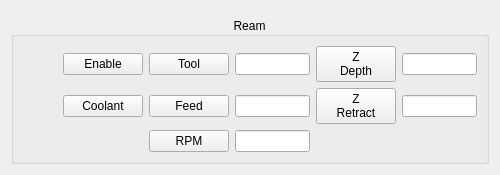
                <widget class="QWidget" name="page_6">
                 <layout class="QGridLayout" name="gridLayout_22">
                  <item row="0" column="0">
                   <widget class="QWidget" name="widget_5" native="true"/>
                  </item>
                  <item row="1" column="0">
                   <widget class="QGroupBox" name="gridGroupBox_3">
                    <property name="title">
                     <string>Ream</string>
                    </property>
                    <property name="alignment">
                     <set>Qt::AlignCenter</set>
                    </property>
                    <layout class="QGridLayout" name="gridLayout_23">
                     <item row="0" column="1">
                      <widget class="QPushButton" name="reamEnableBtn">
                       <property name="text">
                        <string>Enable</string>
                       </property>
                       <property name="checkable">
                        <bool>true</bool>
                       </property>
                      </widget>
                     </item>
                     <item row="0" column="2">
                      <widget class="QPushButton" name="reamlToolBtn">
                       <property name="text">
                        <string>Tool</string>
                       </property>
                       <property name="checkable">
                        <bool>true</bool>
                       </property>
                       <property name="labelName" stdset="0">
                        <string>reamToolLbl</string>
                       </property>
                       <attribute name="buttonGroup">
                        <string notr="true">holeOpBtnGrp</string>
                       </attribute>
                      </widget>
                     </item>
                     <item row="0" column="3">
                      <widget class="QLineEdit" name="reamToolLbl">
                       <property name="minimumSize">
                        <size>
                         <width>0</width>
                         <height>0</height>
                        </size>
                       </property>
                       <property name="maximumSize">
                        <size>
                         <width>75</width>
                         <height>16777215</height>
                        </size>
                       </property>
                       <property name="readOnly">
                        <bool>true</bool>
                       </property>
                      </widget>
                     </item>
                     <item row="0" column="4">
                      <widget class="QPushButton" name="pushButton_19">
                       <property name="text">
                        <string>Z
Depth</string>
                       </property>
                       <property name="checkable">
                        <bool>true</bool>
                       </property>
                       <property name="labelName" stdset="0">
                        <string>reamZdepthLbl</string>
                       </property>
                       <attribute name="buttonGroup">
                        <string notr="true">holeOpBtnGrp</string>
                       </attribute>
                      </widget>
                     </item>
                     <item row="0" column="5">
                      <widget class="QLineEdit" name="reamZdepthLbl">
                       <property name="minimumSize">
                        <size>
                         <width>0</width>
                         <height>0</height>
                        </size>
                       </property>
                       <property name="maximumSize">
                        <size>
                         <width>75</width>
                         <height>16777215</height>
                        </size>
                       </property>
                       <property name="readOnly">
                        <bool>true</bool>
                       </property>
                      </widget>
                     </item>
                     <item row="1" column="0">
                      <spacer name="horizontalSpacer_2">
                       <property name="orientation">
                        <enum>Qt::Horizontal</enum>
                       </property>
                       <property name="sizeHint" stdset="0">
                        <size>
                         <width>40</width>
                         <height>20</height>
                        </size>
                       </property>
                      </spacer>
                     </item>
                     <item row="1" column="1">
                      <widget class="QPushButton" name="reamCoolantBtn">
                       <property name="text">
                        <string>Coolant</string>
                       </property>
                       <property name="checkable">
                        <bool>true</bool>
                       </property>
                      </widget>
                     </item>
                     <item row="1" column="2">
                      <widget class="QPushButton" name="pushButton_17">
                       <property name="text">
                        <string>Feed</string>
                       </property>
                       <property name="checkable">
                        <bool>true</bool>
                       </property>
                       <property name="labelName" stdset="0">
                        <string>reamFeedLbl</string>
                       </property>
                       <attribute name="buttonGroup">
                        <string notr="true">holeOpBtnGrp</string>
                       </attribute>
                      </widget>
                     </item>
                     <item row="1" column="3">
                      <widget class="QLineEdit" name="reamFeedLbl">
                       <property name="minimumSize">
                        <size>
                         <width>0</width>
                         <height>0</height>
                        </size>
                       </property>
                       <property name="maximumSize">
                        <size>
                         <width>75</width>
                         <height>16777215</height>
                        </size>
                       </property>
                       <property name="readOnly">
                        <bool>true</bool>
                       </property>
                      </widget>
                     </item>
                     <item row="1" column="4">
                      <widget class="QPushButton" name="pushButton_20">
                       <property name="text">
                        <string>Z
Retract</string>
                       </property>
                       <property name="checkable">
                        <bool>true</bool>
                       </property>
                       <property name="labelName" stdset="0">
                        <string>reamRetractLbl</string>
                       </property>
                       <attribute name="buttonGroup">
                        <string notr="true">holeOpBtnGrp</string>
                       </attribute>
                      </widget>
                     </item>
                     <item row="1" column="5">
                      <widget class="QLineEdit" name="reamRetractLbl">
                       <property name="minimumSize">
                        <size>
                         <width>0</width>
                         <height>0</height>
                        </size>
                       </property>
                       <property name="maximumSize">
                        <size>
                         <width>75</width>
                         <height>16777215</height>
                        </size>
                       </property>
                       <property name="readOnly">
                        <bool>true</bool>
                       </property>
                      </widget>
                     </item>
                     <item row="2" column="2">
                      <widget class="QPushButton" name="pushButton_18">
                       <property name="text">
                        <string>RPM</string>
                       </property>
                       <property name="checkable">
                        <bool>true</bool>
                       </property>
                       <property name="labelName" stdset="0">
                        <string>reamRpmLbl</string>
                       </property>
                       <attribute name="buttonGroup">
                        <string notr="true">holeOpBtnGrp</string>
                       </attribute>
                      </widget>
                     </item>
                     <item row="2" column="3">
                      <widget class="QLineEdit" name="reamRpmLbl">
                       <property name="minimumSize">
                        <size>
                         <width>0</width>
                         <height>0</height>
                        </size>
                       </property>
                       <property name="maximumSize">
                        <size>
                         <width>75</width>
                         <height>16777215</height>
                        </size>
                       </property>
                       <property name="readOnly">
                        <bool>true</bool>
                       </property>
                      </widget>
                     </item>
                    </layout>
                   </widget>
                  </item>
                 </layout>
                </widget>
